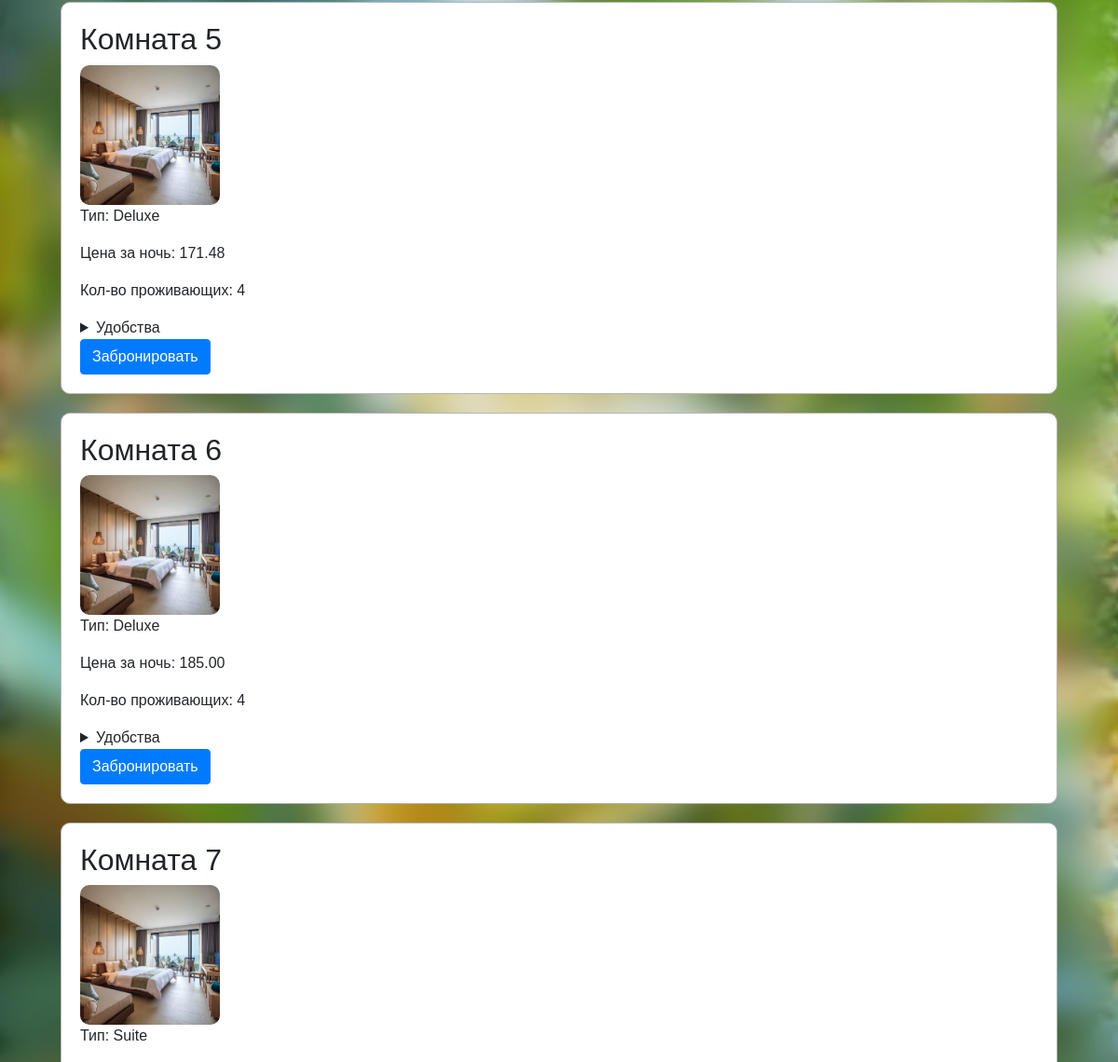
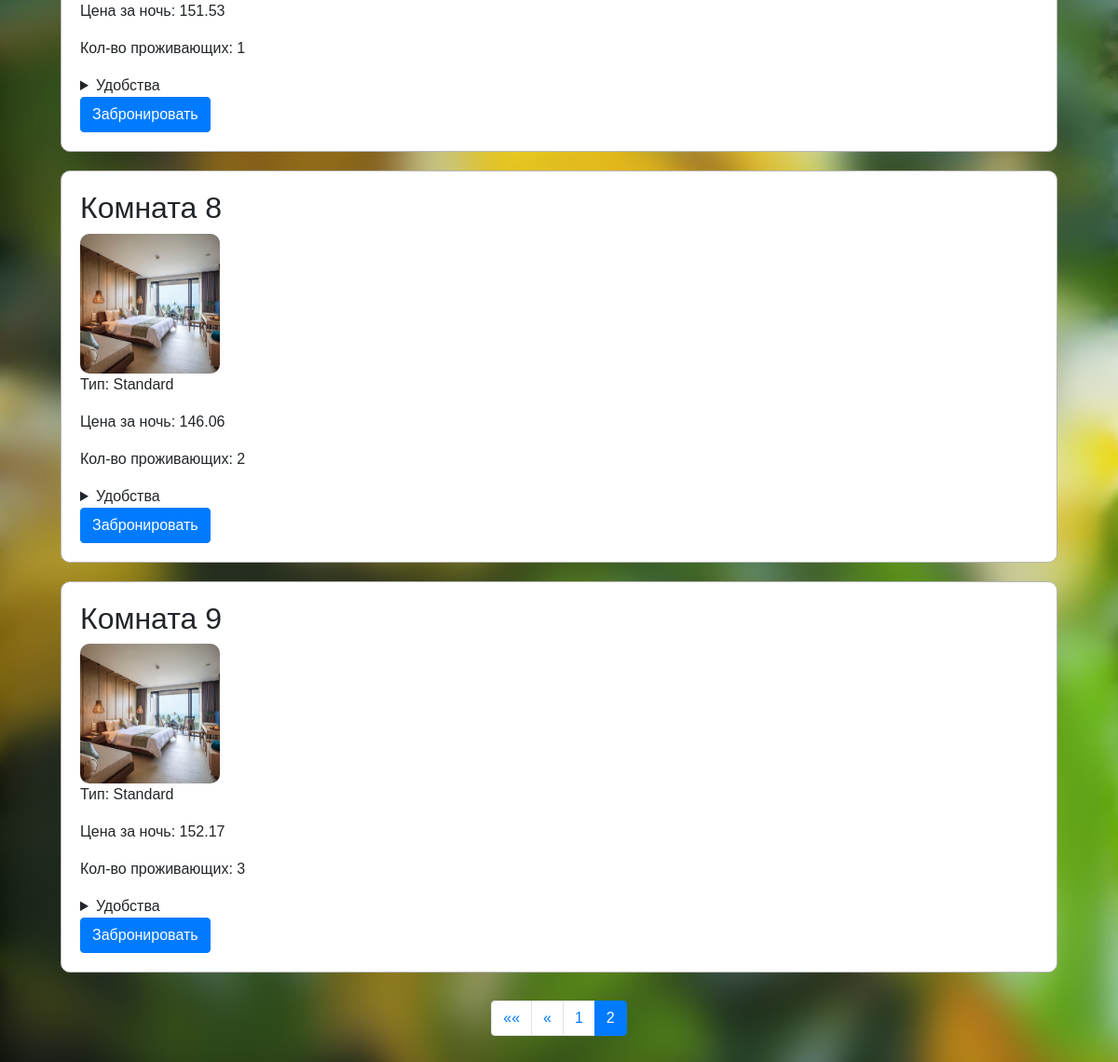
Page /?page=3 (lower part) on the earlier database version (2 pictures, top to bottom).
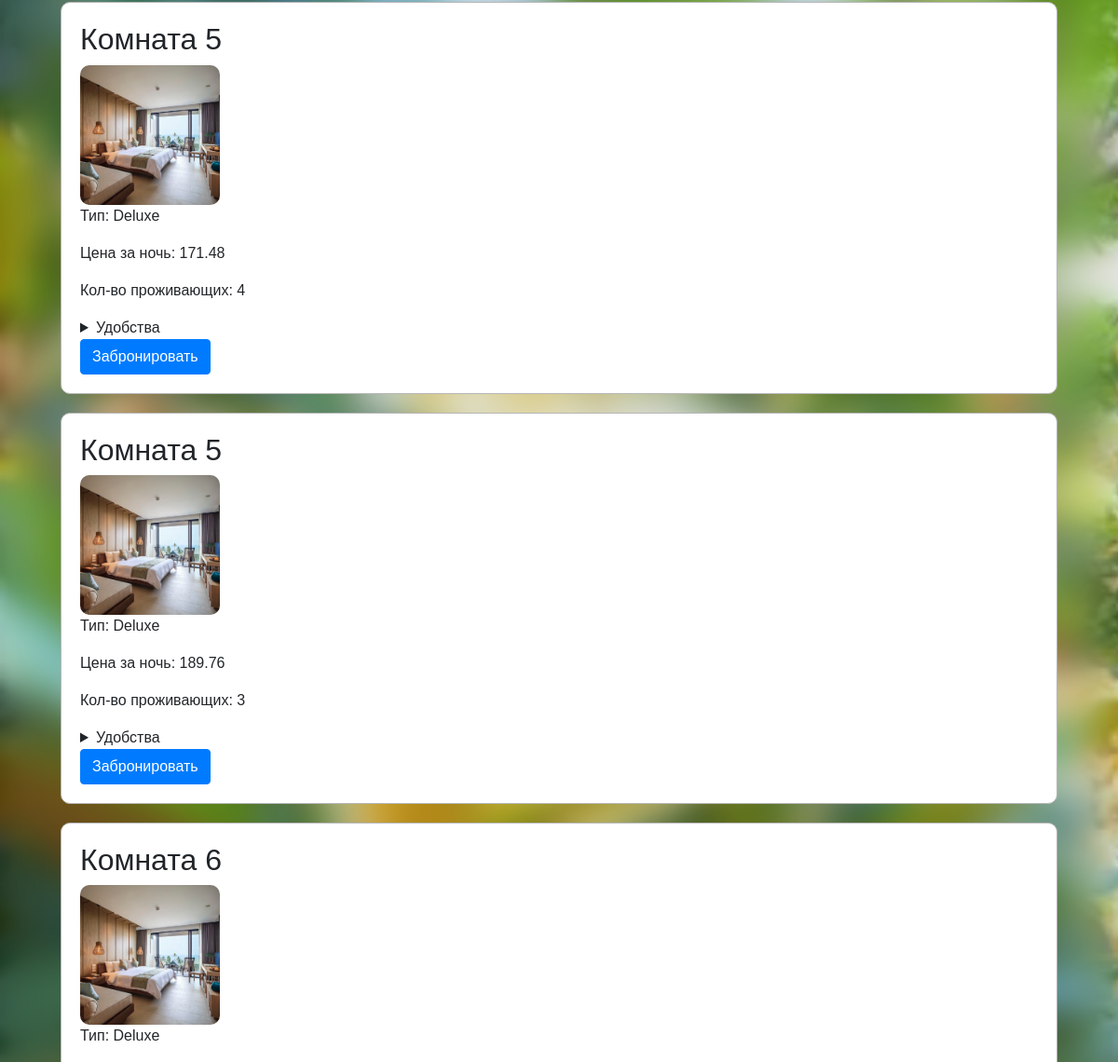
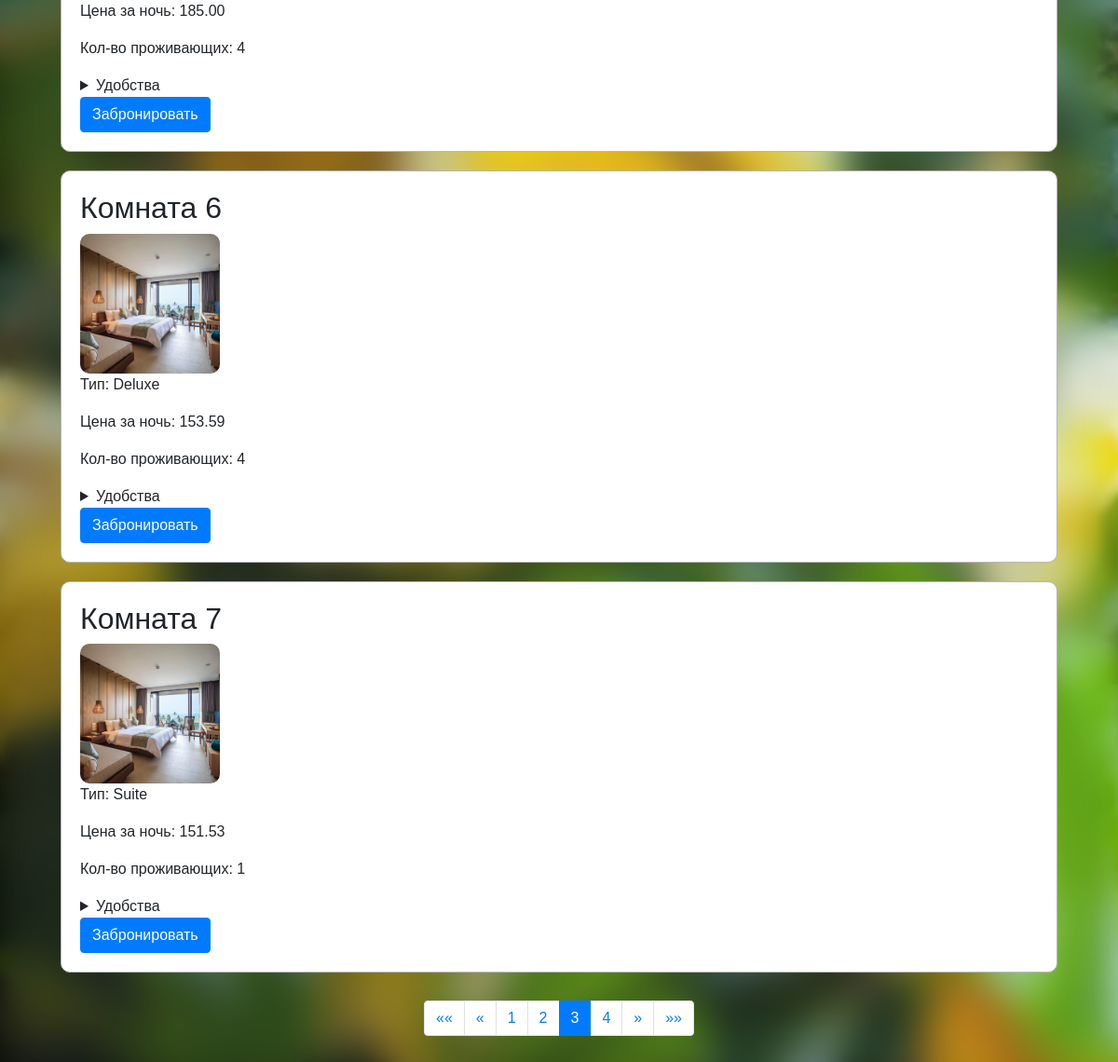
Same page on the later database version (2 pictures, top to bottom).
### bookings/models.py (models this page shows, shortened)
class Room(models.Model):
    name = models.CharField(max_length=100, verbose_name="Название номера")
    room_number = models.CharField(max_length=10, verbose_name="Номер комнаты")
    room_type = models.CharField(max_length=50, verbose_name="Тип номера")
    price_per_night = models.DecimalField(max_digits=6, decimal_places=2, verbose_name="Цена за ночь")
    max_occupancy = models.IntegerField(verbose_name="Максимальная вместимость")
    amenities = models.ManyToManyField('Amenity', blank=True, verbose_name="Удобства")
    image = models.ImageField(upload_to='images/', verbose_name="Изображение")
    history = HistoricalRecords()  # Отслеживание истории
    class Meta:
        verbose_name = "Номер"
        verbose_name_plural = "Номера"
        ordering = ['name']

### bookings/views.py (the view)
# urls.py: path('', views.index, name='index'),
def index(request):
    rooms = Room.objects.all()
    filterset = RoomFilter(request.GET, queryset=rooms)  # Применяем фильтр
    filtered_queryset = filterset.qs  # Получаем отфильтрованный queryset
    paginator = Paginator(filtered_queryset, 5)  # Разбиваем на страницы по 5 объектов
    page_number = request.GET.get('page')  # Получаем номер страницы из GET-запроса
    rooms = paginator.get_page(page_number)  # Получаем объект страницы
    context = {
        'rooms': rooms,
        'filterset': filterset,
    }
    return render(request, 'bookings/index.html', context)

### bookings/models.py (called while the page is built)
    def __str__(self):
        return self.name

### bookings/templates/bookings/index.html (shortened to what this page needs)
{% load crispy_forms_tags %}
<!DOCTYPE html>
<html>
<head>
    {% load static %}
    <link rel="stylesheet" type="text/css"
          href="https://stackpath.bootstrapcdn.com/bootstrap/4.5.2/css/bootstrap.min.css">
    <link rel="stylesheet" href="{% static 'css/styles.css' %}">
</head>
<body>
<div class="container">
    <div class="rooms-list">
        {% for room in rooms %}
            <div class="room">
                <h2>{{ room.name }}</h2>
                <img src="{{ room.image.url }}" alt="Room Image" class="room-image">
                <p>Тип: {{ room.room_type }}</p>
                <p>Цена за ночь: {{ room.price_per_night }}</p>
                <p>Кол-во проживающих: {{ room.max_occupancy }}</p>
                <details>
                    <summary>Удобства</summary>
                </details>
                <button class="btn btn-primary" data-toggle="modal" data-target="#bookingModal">Забронировать</button>
            </div>
        {% endfor %}
    </div>
</div>
<nav aria-label="Page navigation">
    <ul class="pagination">
        {% if rooms.has_previous %}
            <li class="page-item">
                <a class="page-link" href="?page=1" aria-label="First">
                    <span aria-hidden="true">&laquo;&laquo;</span>
                </a>
            </li>
            <li class="page-item">
                <a class="page-link" href="?page={{ rooms.previous_page_number }}" aria-label="Previous">
                    <span aria-hidden="true">&laquo;</span>
                </a>
            </li>
        {% endif %}
        {% for num in rooms.paginator.page_range %}
            {% if rooms.number == num %}
                <li class="page-item active">
                    <a class="page-link" href="?page={{ num }}">{{ num }}</a>
                </li>
            {% else %}
                <li class="page-item">
                    <a class="page-link" href="?page={{ num }}">{{ num }}</a>
                </li>
            {% endif %}
        {% endfor %}
        {% if rooms.has_next %}
            <li class="page-item">
                <a class="page-link" href="?page={{ rooms.next_page_number }}" aria-label="Next">
                    <span aria-hidden="true">&raquo;</span>
                </a>
            </li>
            <li class="page-item">
                <a class="page-link" href="?page={{ rooms.paginator.num_pages }}" aria-label="Last">
                    <span aria-hidden="true">&raquo;&raquo;</span>
                </a>
            </li>
        {% endif %}
    </ul>
</nav>
</body>
</html>

Differences in the rows shown:
no longer on this page (row unchanged): Room: name "Комната 8", image (picture), room_type "Standard", price_per_night "146.06", max_occupancy "2"
no longer on this page (row unchanged): Room: name "Комната 9", image (picture), room_type "Standard", price_per_night "152.17", max_occupancy "3"
added Room: name "Комната 5", image (picture), room_type "Deluxe", price_per_night "189.76", max_occupancy "3"
added Room: name "Комната 6", image (picture), room_type "Deluxe", price_per_night "153.59", max_occupancy "4"
Other differences:
list line gone: "2"
new list line: "2"
new list line: "3"
new list line: "4"
